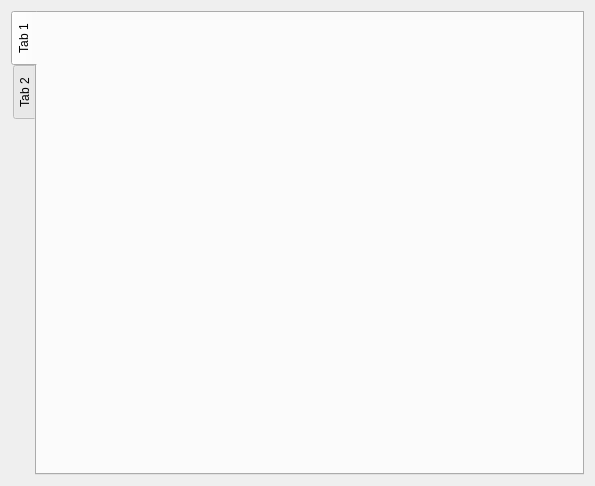
<?xml version="1.0" encoding="UTF-8"?>
<ui version="4.0">
 <class>Setting</class>
 <widget class="QWidget" name="Setting">
  <property name="geometry">
   <rect>
    <x>0</x>
    <y>0</y>
    <width>595</width>
    <height>486</height>
   </rect>
  </property>
  <property name="windowTitle">
   <string>Form</string>
  </property>
  <layout class="QHBoxLayout" name="horizontalLayout">
   <item>
    <widget class="QTabWidget" name="tabWidget">
     <property name="tabPosition">
      <enum>QTabWidget::West</enum>
     </property>
     <property name="tabShape">
      <enum>QTabWidget::Rounded</enum>
     </property>
     <property name="iconSize">
      <size>
       <width>16</width>
       <height>16</height>
      </size>
     </property>
     <widget class="QWidget" name="tab">
      <attribute name="title">
       <string>Tab 1</string>
      </attribute>
     </widget>
     <widget class="QWidget" name="tab_2">
      <attribute name="title">
       <string>Tab 2</string>
      </attribute>
     </widget>
    </widget>
   </item>
  </layout>
 </widget>
 <resources/>
 <connections>
  <connection>
   <sender>tabWidget</sender>
   <signal>currentChanged(int)</signal>
   <receiver>Setting</receiver>
   <slot>onTabChanged(int)</slot>
   <hints>
    <hint type="sourcelabel">
     <x>160</x>
     <y>99</y>
    </hint>
    <hint type="destinationlabel">
     <x>226</x>
     <y>-4</y>
    </hint>
   </hints>
  </connection>
 </connections>
 <slots>
  <slot>onTabChanged(int)</slot>
 </slots>
</ui>
